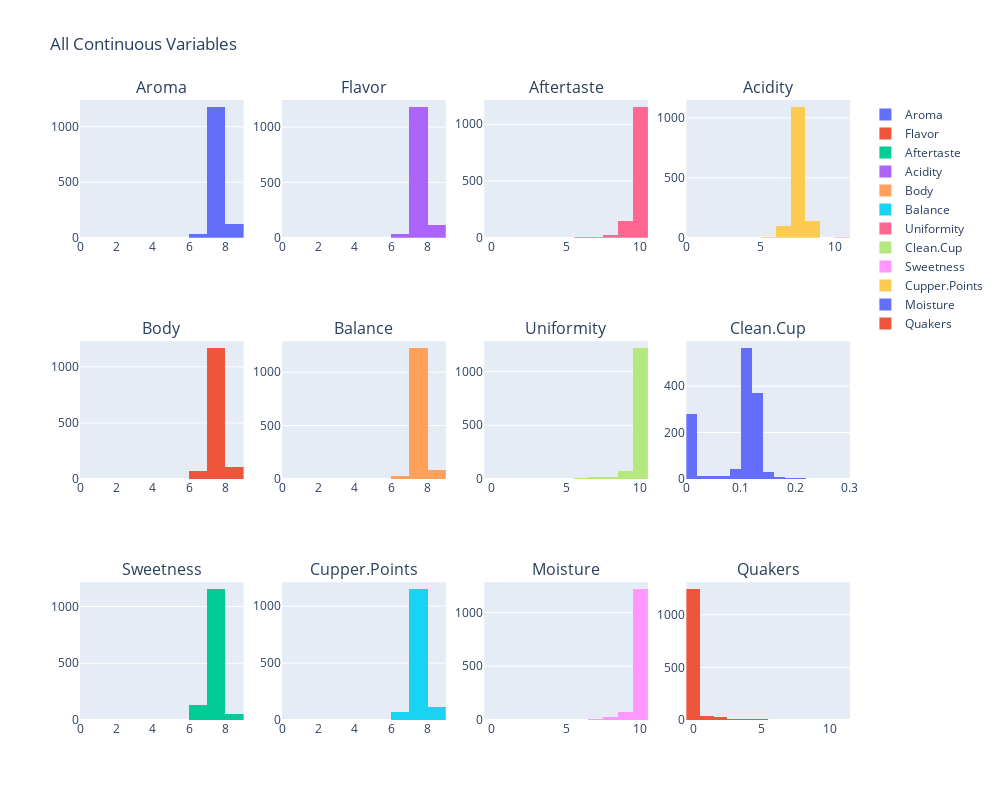

Notebook code cell kept with this figure:
### Markdown cell above
In our numerical columns I believe most of these will have a resonable affect on modeling especially excluding the actual scoring contributions, however we will plot those factors just to see them. Of course we will be using Total.Cup.Points as an evaluation later on (predicted). The ones that have a wider range have been excluded and plotted separately, namely: ones that pertain to altitude. They are plotted in two parts as shown below.

A couple of side notes on exploration:
- All features that pertain to scoring will be removed in our final clean dataset, since they are already established as parts of what make up the final scoring.
- From a quick glance Moisture and Quakers do not show up well on this scale but will be used regardless.
- All three altitude variables are very similar and probably correlate heavily, will do some further evaluation and end up picking the mean value.

### Code cell
# Selecting all numeric variables
num_df = cqi_df.select_dtypes(include=['number'])

# Excluding variables that have too high or low of a range causing plot to look bad
num_df = num_df.loc[:, ~num_df.columns.isin(['altitude_low_meters', 'altitude_mean_meters', 
                                             'altitude_high_meters', 'Number.of.Bags', 'Total.Cup.Points',
                                               'Category.One.Defects', 'Category.Two.Defects'])]

# Plotting
fig = make_subplots(rows=(len(num_df.columns) + 2) // 4, cols=4, subplot_titles=num_df.columns)

# Indexing for subplots
n_col = 1
x_col = 1

# Loop through all selected columns
for i, column in enumerate(num_df.columns, start=1):
    
    # adding trace to subplots
    fig.add_trace(
        go.Histogram(x=num_df[column], name=column, nbinsx=15),
        row=x_col, col=n_col
    )

    # update logic for subplot indexing
    if i % 3 == 0:
        n_col = int(i / 3) + 1
        x_col = 1
    else:
        x_col += 1

# Update layout
fig.update_layout(height=800, width=1000, title_text="All Continuous Variables")
fig.show()

### Figure 1 — Plotly figure (JSON) as saved in the notebook; plotly's stock layout.template omitted (floating-point values rounded to 4 significant figures; data arrays with more than 128 entries replaced by an {"elided": "..."} marker saying what was removed)
{"data": [{"name": "Aroma", "nbinsx": 15, "type": "histogram", "x": {"elided": "1339 float values"}, "xaxis": "x", "yaxis": "y"}, {"name": "Flavor", "nbinsx": 15, "type": "histogram", "x": {"elided": "1339 float values"}, "xaxis": "x5", "yaxis": "y5"}, {"name": "Aftertaste", "nbinsx": 15, "type": "histogram", "x": {"elided": "1339 float values"}, "xaxis": "x9", "yaxis": "y9"}, {"name": "Acidity", "nbinsx": 15, "type": "histogram", "x": {"elided": "1339 float values"}, "xaxis": "x2", "yaxis": "y2"}, {"name": "Body", "nbinsx": 15, "type": "histogram", "x": {"elided": "1339 float values"}, "xaxis": "x6", "yaxis": "y6"}, {"name": "Balance", "nbinsx": 15, "type": "histogram", "x": {"elided": "1339 float values"}, "xaxis": "x10", "yaxis": "y10"}, {"name": "Uniformity", "nbinsx": 15, "type": "histogram", "x": {"elided": "1339 float values"}, "xaxis": "x3", "yaxis": "y3"}, {"name": "Clean.Cup", "nbinsx": 15, "type": "histogram", "x": {"elided": "1339 float values"}, "xaxis": "x7", "yaxis": "y7"}, {"name": "Sweetness", "nbinsx": 15, "type": "histogram", "x": {"elided": "1339 float values"}, "xaxis": "x11", "yaxis": "y11"}, {"name": "Cupper.Points", "nbinsx": 15, "type": "histogram", "x": {"elided": "1339 float values"}, "xaxis": "x4", "yaxis": "y4"}, {"name": "Moisture", "nbinsx": 15, "type": "histogram", "x": {"elided": "1339 float values"}, "xaxis": "x8", "yaxis": "y8"}, {"name": "Quakers", "nbinsx": 15, "type": "histogram", "x": {"elided": "1339 int values"}, "xaxis": "x12", "yaxis": "y12"}], "layout": {"annotations": [{"font": {"size": 16}, "showarrow": false, "text": "Aroma", "x": 0.1062, "xanchor": "center", "xref": "paper", "y": 1, "yanchor": "bottom", "yref": "paper"}, {"font": {"size": 16}, "showarrow": false, "text": "Flavor", "x": 0.3688, "xanchor": "center", "xref": "paper", "y": 1, "yanchor": "bottom", "yref": "paper"}, {"font": {"size": 16}, "showarrow": false, "text": "Aftertaste", "x": 0.6313, "xanchor": "center", "xref": "paper", "y": 1, "yanchor": "bottom", "yref": "paper"}, {"font": {"size": 16}, "showarrow": false, "text": "Acidity", "x": 0.8938, "xanchor": "center", "xref": "paper", "y": 1, "yanchor": "bottom", "yref": "paper"}, {"font": {"size": 16}, "showarrow": false, "text": "Body", "x": 0.1062, "xanchor": "center", "xref": "paper", "y": 0.6111, "yanchor": "bottom", "yref": "paper"}, {"font": {"size": 16}, "showarrow": false, "text": "Balance", "x": 0.3688, "xanchor": "center", "xref": "paper", "y": 0.6111, "yanchor": "bottom", "yref": "paper"}, {"font": {"size": 16}, "showarrow": false, "text": "Uniformity", "x": 0.6313, "xanchor": "center", "xref": "paper", "y": 0.6111, "yanchor": "bottom", "yref": "paper"}, {"font": {"size": 16}, "showarrow": false, "text": "Clean.Cup", "x": 0.8938, "xanchor": "center", "xref": "paper", "y": 0.6111, "yanchor": "bottom", "yref": "paper"}, {"font": {"size": 16}, "showarrow": false, "text": "Sweetness", "x": 0.1062, "xanchor": "center", "xref": "paper", "y": 0.2222, "yanchor": "bottom", "yref": "paper"}, {"font": {"size": 16}, "showarrow": false, "text": "Cupper.Points", "x": 0.3688, "xanchor": "center", "xref": "paper", "y": 0.2222, "yanchor": "bottom", "yref": "paper"}, {"font": {"size": 16}, "showarrow": false, "text": "Moisture", "x": 0.6313, "xanchor": "center", "xref": "paper", "y": 0.2222, "yanchor": "bottom", "yref": "paper"}, {"font": {"size": 16}, "showarrow": false, "text": "Quakers", "x": 0.8938, "xanchor": "center", "xref": "paper", "y": 0.2222, "yanchor": "bottom", "yref": "paper"}], "height": 800, "title": {"text": "All Continuous Variables"}, "width": 1000, "xaxis": {"anchor": "y", "domain": [0, 0.2125]}, "xaxis10": {"anchor": "y10", "domain": [0.2625, 0.475]}, "xaxis11": {"anchor": "y11", "domain": [0.525, 0.7375]}, "xaxis12": {"anchor": "y12", "domain": [0.7875, 1]}, "xaxis2": {"anchor": "y2", "domain": [0.2625, 0.475]}, "xaxis3": {"anchor": "y3", "domain": [0.525, 0.7375]}, "xaxis4": {"anchor": "y4", "domain": [0.7875, 1]}, "xaxis5": {"anchor": "y5", "domain": [0, 0.2125]}, "xaxis6": {"anchor": "y6", "domain": [0.2625, 0.475]}, "xaxis7": {"anchor": "y7", "domain": [0.525, 0.7375]}, "xaxis8": {"anchor": "y8", "domain": [0.7875, 1]}, "xaxis9": {"anchor": "y9", "domain": [0, 0.2125]}, "yaxis": {"anchor": "x", "domain": [0.7778, 1]}, "yaxis10": {"anchor": "x10", "domain": [0, 0.2222]}, "yaxis11": {"anchor": "x11", "domain": [0, 0.2222]}, "yaxis12": {"anchor": "x12", "domain": [0, 0.2222]}, "yaxis2": {"anchor": "x2", "domain": [0.7778, 1]}, "yaxis3": {"anchor": "x3", "domain": [0.7778, 1]}, "yaxis4": {"anchor": "x4", "domain": [0.7778, 1]}, "yaxis5": {"anchor": "x5", "domain": [0.3889, 0.6111]}, "yaxis6": {"anchor": "x6", "domain": [0.3889, 0.6111]}, "yaxis7": {"anchor": "x7", "domain": [0.3889, 0.6111]}, "yaxis8": {"anchor": "x8", "domain": [0.3889, 0.6111]}, "yaxis9": {"anchor": "x9", "domain": [0, 0.2222]}}}
